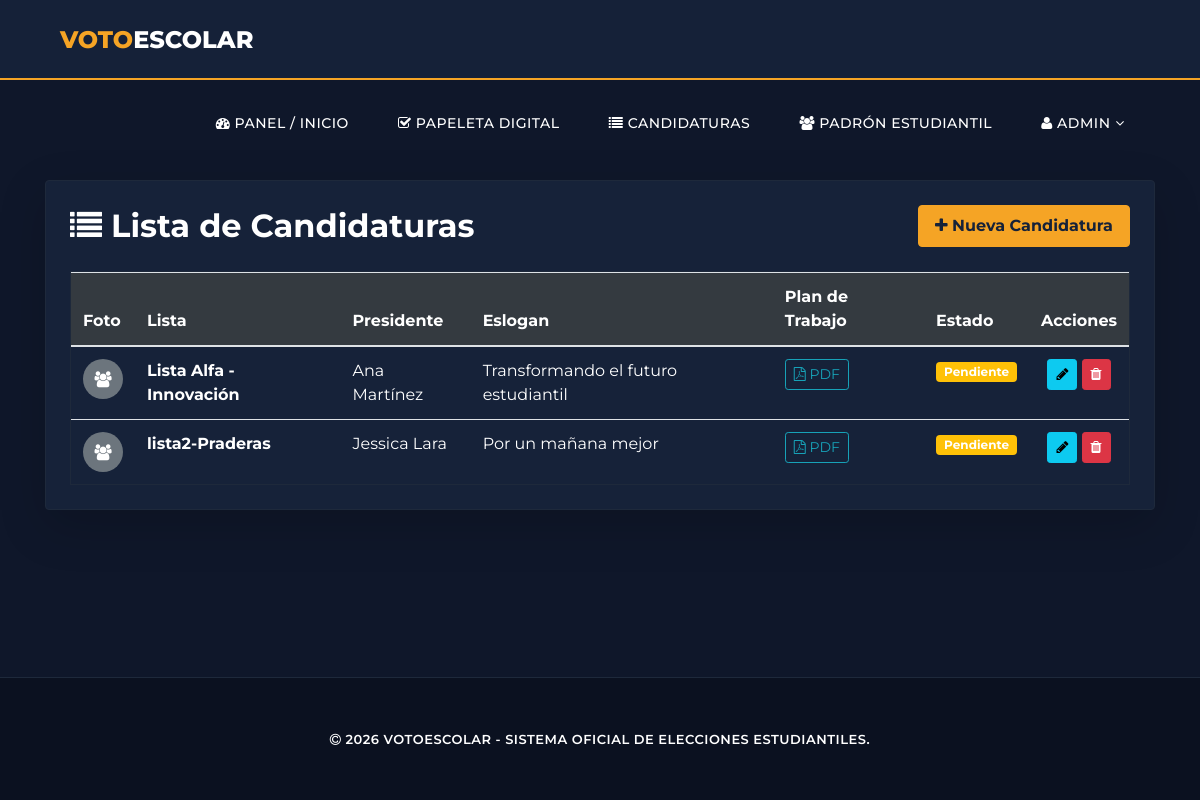
/candidaturas/ (signed in), run on the app's committed database.
### elecciones/models.py (models this page shows, shortened)
class Candidatura(models.Model):
    ESTADO_CHOICES = [
        ('Aprobada', 'Aprobada'),
        ('Rechazada', 'Rechazada'),
        ('Cerrado', 'Cerrado'),
    ]
    nombre_lista = models.CharField(max_length=120)
    eslogan = models.CharField(max_length=255)
    presidente = models.CharField(max_length=120)
    foto_lista = models.ImageField(upload_to='candidatos/', blank=True, null=True)
    plan_trabajo = models.FileField(
        upload_to='planes/',
        validators=[FileExtensionValidator(['pdf'])],
    )
    color_representativo = models.CharField(max_length=20, blank=True, null=True, default="#3B82F6")
    estado = models.CharField(max_length=20, choices=ESTADO_CHOICES, default='Aprobada')
    fecha_creacion = models.DateTimeField(auto_now_add=True)

### elecciones/views.py (the view)
# urls.py: path('candidaturas/', views.candidatura_list, name='candidatura_list'),
@login_required
@user_passes_test(is_tribunal)
def candidatura_list(request):
    candidaturas = Candidatura.objects.all()
    return render(request, 'elecciones/candidatura_list.html', {'candidaturas': candidaturas})

### elecciones/views.py (called while the page is built)
def is_tribunal(user):
    return user.is_staff or user.is_superuser or user.groups.filter(name='Tribunal Electoral').exists()

### templates/elecciones/candidatura_list.html (shortened to what this page needs)
{% extends 'base.html' %}
{% block content %}
<div class="card p-4 shadow-lg border-0 rounded-3">
    <div class="d-flex justify-content-between align-items-center mb-4 flex-wrap gap-2">
        <h2 class="m-0 text-white font-weight-bold">
            <i class="fa fa-list me-2"></i> Lista de Candidaturas
        </h2>
        <a href="{% url 'elecciones:candidatura_create' %}" class="btn btn-warning font-weight-bold text-dark px-3 py-2" style="background-color: #f5a425 !important; border-color: #f5a425 !important; color: #162239 !important; opacity: 1 !important; visibility: visible !important;">
            <i class="fa fa-plus me-1"></i> Nueva Candidatura
        </a>
    </div>
    <div class="table-responsive">
        <table class="table table-hover align-middle mb-0 text-white">
            <thead class="bg-dark text-white">
                <tr>
                    <th>Foto</th>
                    <th>Lista</th>
                    <th>Presidente</th>
                    <th>Eslogan</th>
                    <th>Plan de Trabajo</th>
                    <th>Estado</th>
                    <th class="text-center">Acciones</th>
                </tr>
            </thead>
            <tbody>
                {% for candidatura in candidaturas %}
                    <tr>
                        <td>
                            {% if candidatura.foto %}
                                <img src="{{ candidatura.foto.url }}" alt="{{ candidatura.nombre_lista }}" class="rounded-circle" style="width: 40px; height: 40px; object-fit: cover;">
                            {% else %}
                                <div class="rounded-circle bg-secondary d-flex align-items-center justify-content-center" style="width: 40px; height: 40px;">
                                    <i class="fa fa-users text-white"></i>
                                </div>
                            {% endif %}
                        </td>
                        <td class="font-weight-bold text-white">{{ candidatura.nombre_lista }}</td>
                        <td>{{ candidatura.presidente }}</td>
                        <td class="text-muted">{{ candidatura.eslogan }}</td>
                        <td>
                            {% if candidatura.plan_trabajo %}
                                <a href="{{ candidatura.plan_trabajo.url }}" target="_blank" class="btn btn-sm btn-outline-info">
                                    <i class="fa fa-file-pdf-o me-1"></i> PDF
                                </a>
                            {% else %}
                                <span class="text-muted">Sin plan</span>
                            {% endif %}
                        </td>
                        <td>
                            {% if candidatura.aprobada %}
                                <span class="badge bg-success text-white px-2 py-1">Aprobada</span>
                            {% else %}
                                <span class="badge bg-warning text-dark px-2 py-1">Pendiente</span>
                            {% endif %}
                        </td>
                        <td class="text-center">
                            <a href="{% url 'elecciones:candidatura_update' candidatura.pk %}" class="btn btn-sm btn-info text-white me-1" title="Editar">
                                <i class="fa fa-pencil"></i>
                            </a>
                            <form id="form-delete-cand-{{ candidatura.pk }}" action="{% url 'elecciones:candidatura_delete' candidatura.pk %}" method="POST" class="d-inline">
                                <button type="button" class="btn btn-sm btn-danger btn-eliminar-cand" data-id="{{ candidatura.pk }}" data-lista="{{ candidatura.nombre_lista }}" title="Eliminar">
                                    <i class="fa fa-trash"></i>
                                </button>
                            </form>
                        </td>
                    </tr>
                {% empty %}
                    <tr>
                        <td colspan="7" class="text-center py-4 text-muted">No hay candidaturas registradas.</td>
                    </tr>
                {% endfor %}
            </tbody>
        </table>
    </div>
</div>
{% endblock %}

### templates/base.html (shortened to what this page needs)
{% load static %}
<!DOCTYPE html>
<html lang="es">
<head>
    <link href="{% static 'vendor/bootstrap/css/bootstrap.min.css' %}" rel="stylesheet">
    <link rel="stylesheet" href="{% static 'assets/css/fontawesome.css' %}">
    <link rel="stylesheet" href="{% static 'assets/css/templatemo-grad-school.css' %}">
</head>
<body>
    <header class="main-header clearfix" role="header">
        <div class="logo">
            <a href="{% url 'elecciones:dashboard' %}"><em>VOTO</em>ESCOLAR</a>
        </div>
        <nav id="menu" class="main-nav" role="navigation">
            <ul class="main-menu">
                <li><a href="{% url 'elecciones:dashboard' %}"><i class="fa fa-tachometer"></i> Panel / Inicio</a></li>
                {% if user.is_authenticated %}
                    <li><a href="{% url 'elecciones:papeleta' %}"><i class="fa fa-check-square-o"></i> Papeleta Digital</a></li>
                    {% if user.is_staff or user.is_superuser %}
                        <li><a href="{% url 'elecciones:candidatura_list' %}"><i class="fa fa-list"></i> Candidaturas</a></li>
                        <li><a href="{% url 'elecciones:estudiante_list' %}"><i class="fa fa-users"></i> Padrón Estudiantil</a></li>
                    {% endif %}
                    <li class="has-submenu">
                        <a href="#"><i class="fa fa-user"></i> {{ user.username }}</a>
                    </li>
                {% else %}
                    <li><a href="{% url 'login' %}"><i class="fa fa-sign-in"></i> Iniciar Sesión</a></li>
                {% endif %}
            </ul>
        </nav>
    </header>
    <div class="container app-container">
        {% block content %}{% endblock %}
    </div>
    <footer>
        <div class="container">
            <p><i class="fa fa-copyright"></i> 2026 VOTOESCOLAR - Sistema Oficial de Elecciones Estudiantiles.</p>
        </div>
    </footer>
</body>
</html>

### static/assets/css/templatemo-grad-school.css (style rules this page uses)
body { font-family: 'Montserrat', sans-serif; }
a { color: #3CF; text-decoration: none; }
ul { padding: 0px; margin: 0px; list-style: none; }
p { font-size: 13px; line-height: 22px; }
.main-header { background-color: rgba(22,34,57,0.95); height: 80px; position: fixed; z-index: 12; width: 100%; top: 0; }
.main-header .logo { float: left; line-height: 80px; padding-left: 60px; }
.main-header .logo a { font-size: 36px; text-transform: uppercase; font-weight: 800; color: #fff; }
.main-header .logo a em { font-style: normal; color: #f5a425; }
.main-menu { float: right; padding-right: 60px; }
.main-menu li { display: inline-block; line-height: 79px; margin-left: 15px; position: relative; }
.main-menu li:first-child { margin-left: 0px; }
.main-menu li a { padding: 10px 15px; font-size: 13px; text-transform: uppercase; letter-spacing: 0.5px; font-weight: 700; color: #fff; border: 2px solid transparent; transition: all 0.5s; }
.main-menu li.has-submenu a:after { content: '\f107'; font-family: "FontAwesome"; margin-left: 5px; }
footer { background-color: #152036; text-align: center; }
footer p { margin-bottom: 0px; padding: 25px 0px; color: #fff; font-size: 13px; text-transform: uppercase; font-weight: 600; letter-spacing: 0.5px; }

### templates/base.html (style rules this page uses)
body { background-color: #0f172a !important; color: #f8fafc !important; font-family: 'Montserrat', sans-serif; min-height: 100vh; display: flex; flex-direction: column; }
.card, .table-container, .card-custom, .table-responsive { background-color: #162239 !important; color: #ffffff !important; border: 1px solid #1e293b !important; }
.card h1, .card h2, .card h3, .card h4, .card h5, .card h6, .card p, .card span, .card td, .card th, .table h1, .table h2, .table h3, .table h4, .table h5, .table h6, .table td, .table th { color: #ffffff !important; }
.text-warning, .text-yellow, em { color: #f5a425 !important; }
.text-muted { color: #94a3b8 !important; }
.btn { opacity: 1 !important; visibility: visible !important; }
.btn-warning { background-color: #f5a425 !important; border-color: #f5a425 !important; color: #162239 !important; font-weight: 700 !important; }
.btn-danger { background-color: #dc3545 !important; border-color: #dc3545 !important; color: #ffffff !important; }
.btn-info { background-color: #0dcaf0 !important; border-color: #0dcaf0 !important; color: #000000 !important; }
.main-header { background-color: rgba(22, 34, 57, 0.95); border-bottom: 2px solid #f5a425; position: sticky; top: 0; z-index: 999; }
.main-header .logo a { color: #fff; font-weight: 800; text-transform: uppercase; font-size: 24px; }
.main-header .logo a em { color: #f5a425; font-style: normal; }
.main-nav .main-menu li a, .main-nav .main-menu li button.logout-btn { color: #fff; font-weight: 500; font-size: 14px; padding: 10px 15px; transition: all 0.3s; background: none; border: none; text-align: left; width: 100%; }
.app-container { flex: 1; padding-top: 100px; padding-bottom: 50px; }
footer { background-color: #0b1120; border-top: 1px solid #1e293b; padding: 25px 0; text-align: center; color: #94a3b8; margin-top: auto; }

### data on the page
Candidatura: nombre_lista "Lista Alfa - Innovación", presidente "Ana Martínez", eslogan "Transformando el futuro estudiantil"
Candidatura: nombre_lista "lista2-Praderas", presidente "Jessica Lara", eslogan "Por un mañana mejor"

### other printed values
{{ user.username }} "ADMIN"
